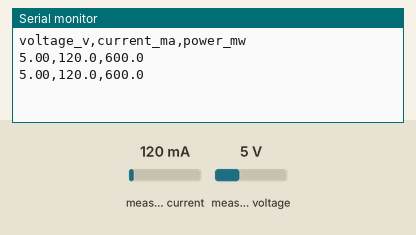
This sketch was run on a simulated ESP32. Shown: the last lines printed to the serial monitor. Inputs (shaded band) come from the test bench; at power-on: measured current 120 mA, measured voltage 5 V.

Above: at 1.7 s.
1.8 s: measured current set to 40 mA
At 3.1 s:
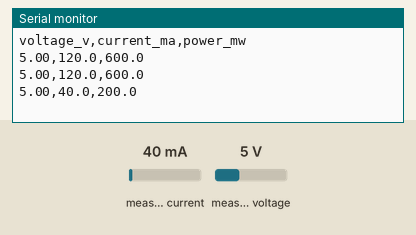
3.3 s: measured voltage set to 0.3 V
At 4.2 s:
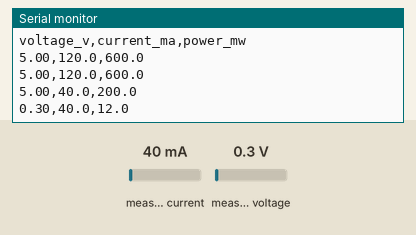
4.8 s: measured current set to 500 mA
At 5.9 s:
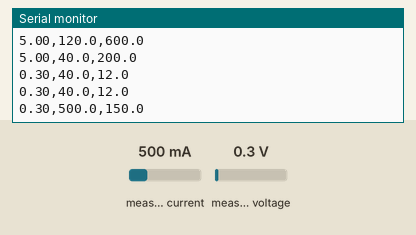
Timing chart, 0 to 7.8 s (numbered marks = the images above; inputs shaded):
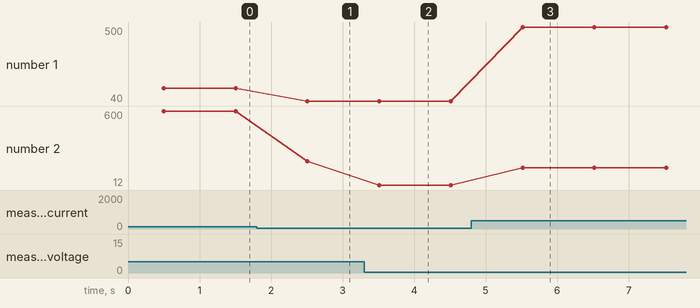

Measured:
- after the input at 1.8 s, the serial monitor: prints a new line after 0.71 s (image 1)
- after the input at 3.3 s, the serial monitor: prints a new line after 0.21 s (image 2)
- after the input at 4.8 s, the serial monitor: prints a new line after 0.72 s (image 3)
- plotted number 1: 120 → 40 after the input at 1.8 s, 40 → 500 after the input at 4.8 s
- plotted number 2: 600 → 200 after the input at 1.8 s, 200 → 12 after the input at 3.3 s, 12 → 150 after the input at 4.8 s

The sketch:

ina219_check.ino
```cpp
// Bring-up step 8: read panel voltage, current and power in sunlight.
// With the charge controller connected, the voltage sits near battery voltage
// (a PWM controller holds the panel there) and the current is the charging current.
// Compare the voltage against a multimeter across the controller's PV terminals.
#include <Wire.h>
#include <Adafruit_INA219.h>

Adafruit_INA219 ina(0x40);

void setup() {
  Serial.begin(115200);
  delay(500);
  Wire.begin(21, 22);
  if (!ina.begin()) {
    Serial.println("INA219 not found. Run tests/i2c_scan first.");
    while (true) delay(1000);
  }
  ina.setCalibration_32V_2A();
  Serial.println("voltage_v,current_ma,power_mw");
}

void loop() {
  float v  = ina.getBusVoltage_V();
  float ma = ina.getCurrent_mA();
  Serial.printf("%.2f,%.1f,%.1f\n", v, ma, v * ma);
  delay(1000);
}
```
